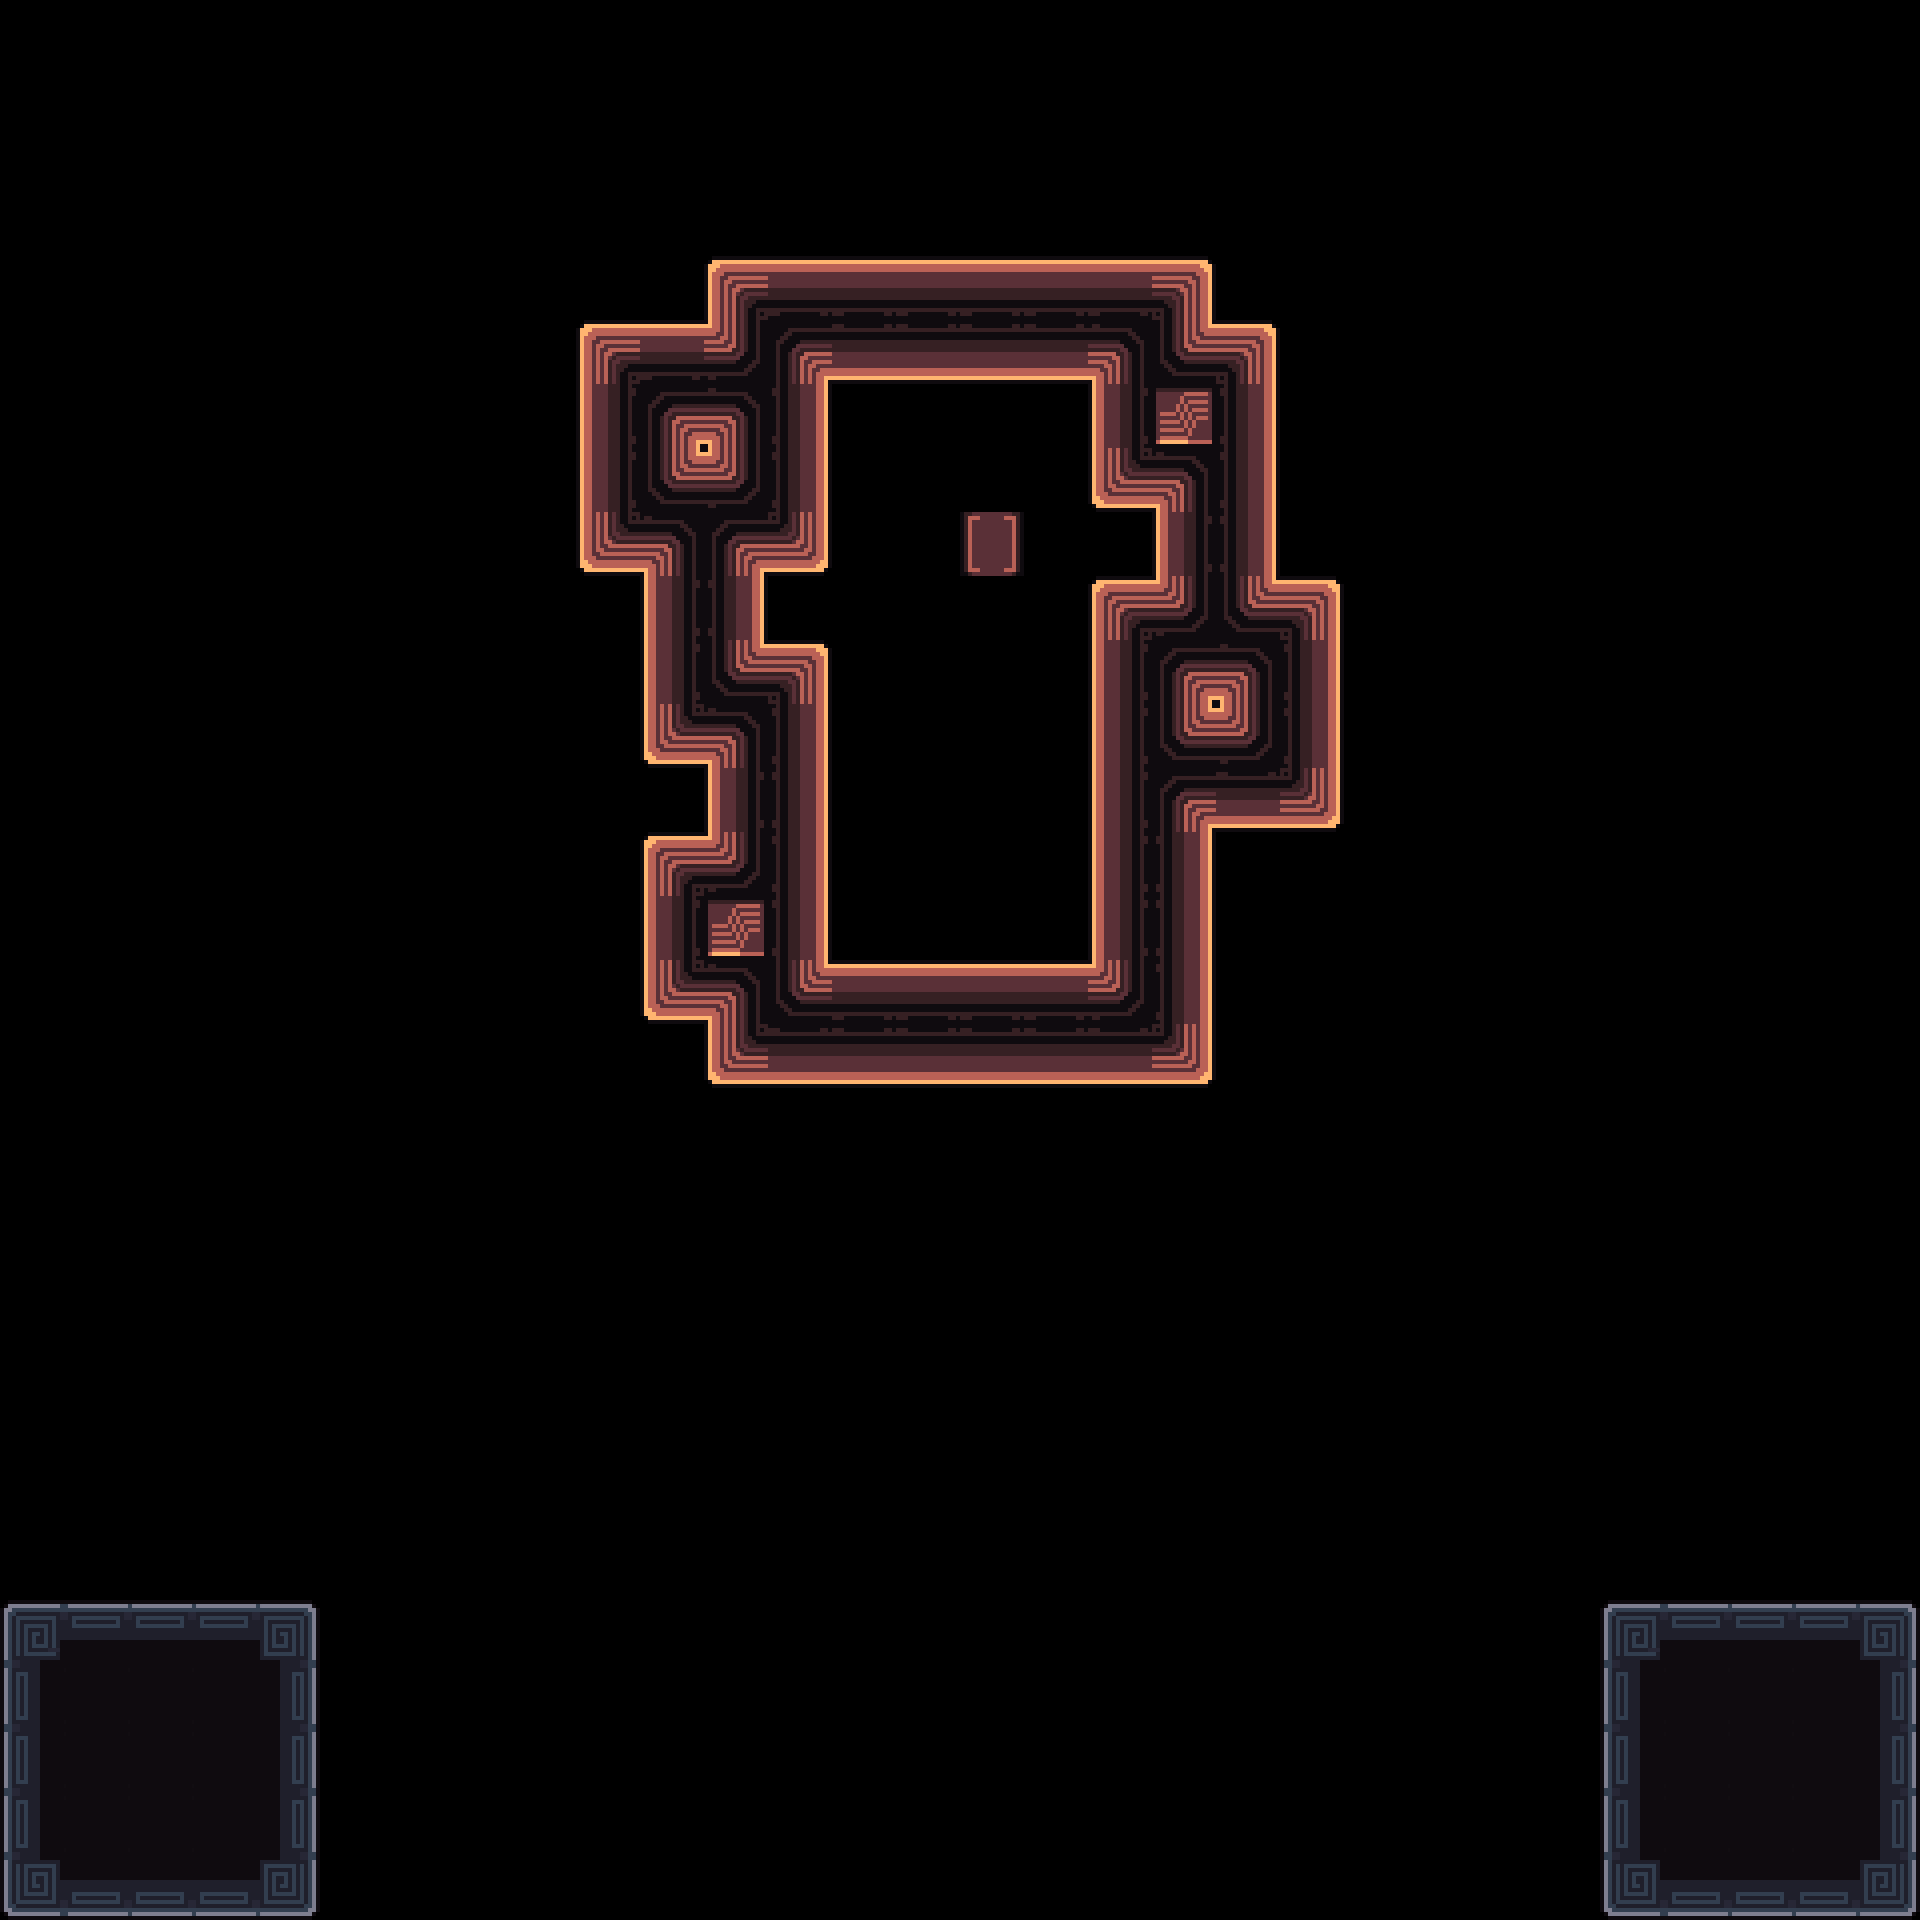

A 2D game scene composited from a Tiled map and its tileset images. What follows is a short description and the map's XML, with each tile layer's data collapsed to a summary:
An orthogonal 30x30 tile map with 64x64 px tiles, 3 tile layers (Decoration, Main, Exit) and 11 objects (4x 1, 3x Spike, Camera1, Camera2, Win, ...).

<map version="1.10" tiledversion="1.11.2" orientation="orthogonal" renderorder="right-down" width="30" height="30" tilewidth="64" tileheight="64" infinite="0" nextlayerid="7" nextobjectid="113">
 <tileset firstgid="1" source="../tilesets/tileset_d.tsx" />
 <objectgroup id="4" name="Triggers" visible="0">
  <object id="23" name="Camera1" x="960" y="672">
   <point />
  </object>
  <object id="24" name="Camera2" x="704" y="480">
   <point />
  </object>
  <object id="28" name="Win" x="0" y="64" width="1920" height="1216" />
  <object id="29" name="Unactive" x="0" y="1600" width="320" height="320" />
  <object id="112" name="Data" type="1" x="0" y="0" width="63.6932" height="63.6932">
   <properties>
    <property name="bg" value="orange" />
    <property name="level_number" type="int" value="16" />
    <property name="level_unlock" value="27, 15, 17" />
   </properties>
  </object>
 </objectgroup>
 <layer id="3" name="Decoration" width="30" height="30">
  <data>[900 cells, 1 non-empty, 1 distinct tile ids]</data>
 </layer>
 <layer id="1" name="Main" width="30" height="30">
  <data>[900 cells, 136 non-empty, 22 distinct tile ids]</data>
 </layer>
 <layer id="6" name="Exit" width="30" height="30">
  <data>[900 cells, 8 non-empty, 7 distinct tile ids]</data>
 </layer>
 <objectgroup id="2" name="Entities">
  <object id="106" name="Player0" type="1" x="960" y="896" width="63.6932" height="63.6932" />
  <object id="107" name="Battery" type="1" x="960" y="512" width="63.6932" height="63.6932" />
  <object id="108" name="Player1" type="1" x="832" y="896" width="63.6932" height="63.6932" />
  <object id="109" name="Spike" x="960" y="448" width="63.5" height="63.5" />
  <object id="110" name="Spike" x="1088" y="512" width="63.5" height="63.5" />
  <object id="111" name="Spike" x="1024" y="896" width="63.5" height="63.5" />
 </objectgroup>
</map>
